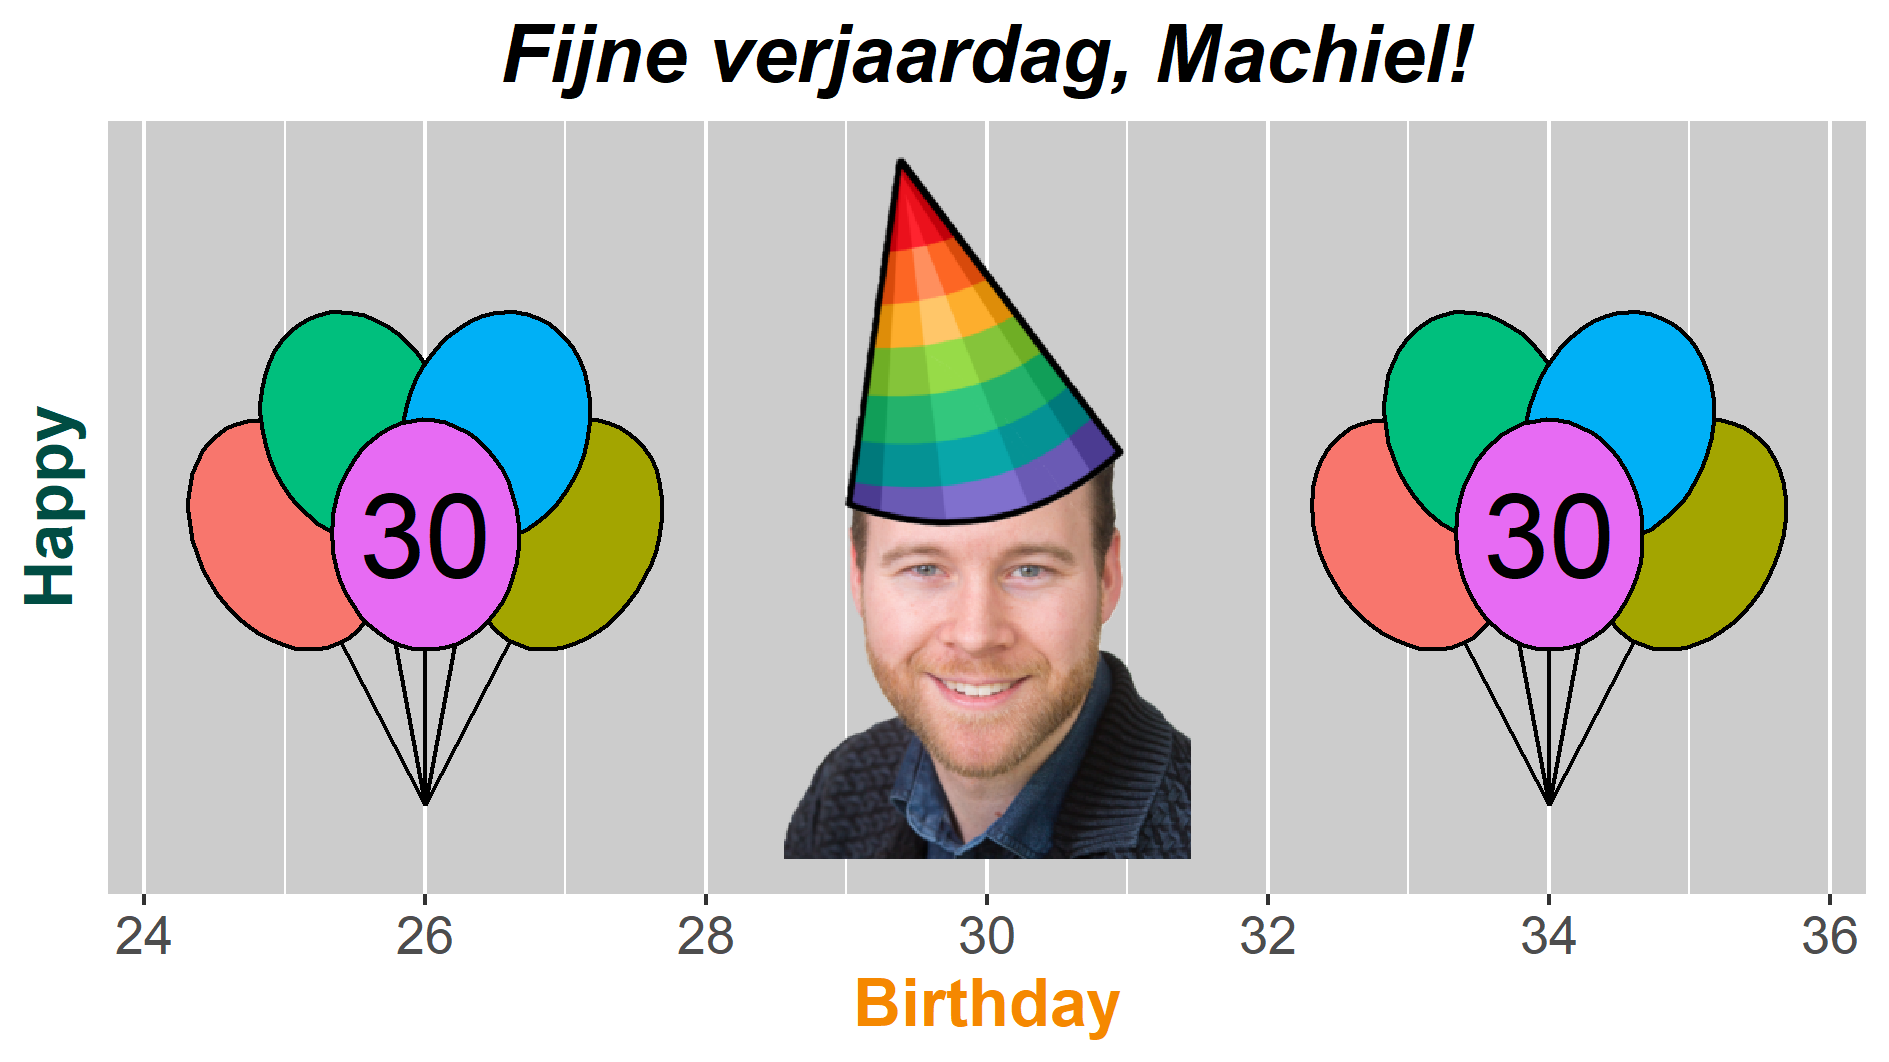

Generate this figure with R:
# Load packages
library(dplyr)
library(ggplot2)
library(MASS)
library(png)

# Birthday boy
name <- "Machiel"
age <- 30

# Load image of birthday boy
bdayboy <- png::readPNG("bdayboy.png")

# Simulate multivariate normal distribution for balloon
set.seed(12345)
balloon_0 <- MASS::mvrnorm(n = 10000, mu = c(0, 0), Sigma = matrix(c(0.1, 0, 0, 1), ncol = 2))

# Function to rotate balloons
Rotate <- function(x, angle) {
  # Function to rotate a data matrix
  # Input:
  #   x     = data matrix to be rotated [n, 2]
  #   angle = rotation angle in radian
  # Output:
  #   x_rot = rotated data matrix
  rotation_matrix <- matrix(c(cos(angle), -sin(angle), 
                              sin(angle), cos(angle)), ncol = 2, byrow = TRUE)
  x_rot <- t(rotation_matrix %*% t(x))
  return(x_rot)
}

# Rotation angles from 0 to 45 degrees
theta <- c(0, seq(pi/4/45, pi/4, length.out = 45))

# Create rotated balloons
balloon_1 <- Rotate(x = balloon_0, angle = theta[6])
balloon_1[, 1] <- balloon_1[, 1] - 1

balloon_2 <- Rotate(x = balloon_0, angle = -theta[6])
balloon_2[, 1] <- balloon_2[, 1] + 1

balloon_3 <- Rotate(x = balloon_0, angle = theta[4])
balloon_3[, 1] <- balloon_3[, 1] - 0.5
balloon_3[, 2] <- balloon_3[, 2] + 2

balloon_4 <- Rotate(x = balloon_0, angle = -theta[4])
balloon_4[, 1] <- balloon_4[, 1] + 0.5
balloon_4[, 2] <- balloon_4[, 2] + 2

# Put balloon_0 last to make it appear in front of others
balloons_matrix <- rbind(balloon_1, balloon_2, balloon_3, balloon_4, balloon_0)

# Put all balloons in one dataframe
balloons_df <- data.frame(x = balloons_matrix[, 1],
                          y = balloons_matrix[, 2],
                          balloon = c(rep("balloon 1", 10000), 
                                      rep("balloon 2", 10000), 
                                      rep("balloon 3", 10000), 
                                      rep("balloon 4", 10000), 
                                      rep("balloon 5", 10000)))

# Place balloons left and right
balloons_df_left <- balloons_df %>% 
  mutate(x = x - 4 + age)

balloons_df_right <- balloons_df %>% 
  mutate(x = x + 4 + age)

# GLPG colours
glpg_green <- rgb(red = 0, green = 77, blue = 67, maxColorValue = 255)
glpg_orange <- rgb(red = 245, green = 136, blue = 0, maxColorValue = 255)

# Plot balloons around birthday boy
p <- ggplot() +
  geom_segment(aes(x = age + c(-4, -4, -4, -4, -4, 4, 4, 4, 4, 4),
                   y = c(-5, -5, -5, -5, -5, -5, -5, -5, -5, -5),
                   xend = age + c(-4, -5, -3, -4.5, -3.5, 4, 3, 5, 3.5, 4.5),
                   yend = c(0, 0, 0, 2, 2, 0, 0, 0, 2, 2))) +
  stat_ellipse(data = balloons_df_left, aes(x = x, y = y, fill = balloon), colour = "black",
               geom = "polygon", show.legend = FALSE) +
  stat_ellipse(data = balloons_df_right, aes(x = x, y = y, fill = balloon), colour = "black",
               geom = "polygon", show.legend = FALSE) +
  annotate("text", x = c(age - 4, age + 4), y = c(0, 0), label = age, size = 10) +
  annotation_raster(bdayboy, xmin = age - 1.45, xmax = age + 1.45, ymin = -6, ymax = 7) +
  scale_x_continuous(breaks = seq(age - 6, age + 6, 2)) +
  ylim(-6, 7) +
  labs(title = paste0("Fijne verjaardag, ", name, "!"),
       y = "Happy",
       x = "Birthday") +
  theme(text = element_text(size = 16),
        plot.title = element_text(hjust = 0.5, colour = "black", face = "bold.italic"),
        axis.title.y = element_text(colour = glpg_green, face = "bold"),
        axis.title.x = element_text(colour = glpg_orange, face = "bold"),
        axis.ticks.y = element_blank(),
        axis.text.y = element_blank(),
        panel.background = element_rect(fill = "grey80"),
        panel.grid.major.y = element_blank(),
        panel.grid.minor.y = element_blank())

ggsave("Happy Birthday.png", p, width = 160, height = 90, units = "mm")
